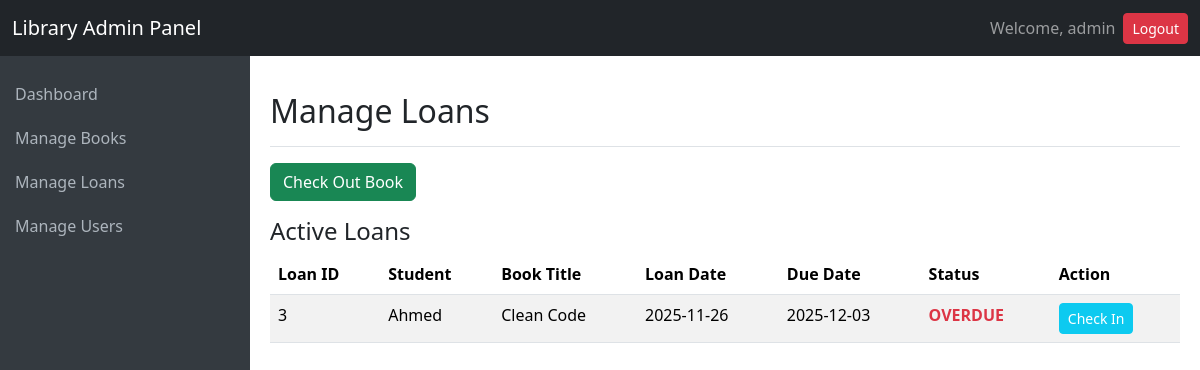
The app's page /admin/manage_loans.php (signed in) with its own data.
### tables this page shows
CREATE TABLE `loans` (
  `loan_id` int(11) NOT NULL,
  `book_id` int(11) NOT NULL,
  `user_id` int(11) NOT NULL,
  `loan_date` date NOT NULL,
  `due_date` date NOT NULL,
  `return_date` date DEFAULT NULL
);

CREATE TABLE `users` (
  `id` int(11) NOT NULL,
  `username` varchar(100) NOT NULL,
  `password` varchar(255) NOT NULL,
  `user_type` enum('admin','student') NOT NULL DEFAULT 'student',
  `name` varchar(255) NOT NULL,
  `email` varchar(255) DEFAULT NULL
);

CREATE TABLE `books` (
  `book_id` int(11) NOT NULL,
  `isbn` varchar(20) DEFAULT NULL,
  `title` varchar(255) NOT NULL,
  `author` varchar(255) DEFAULT NULL,
  `publication_year` year(4) DEFAULT NULL,
  `category` varchar(100) DEFAULT NULL,
  `total_copies` int(5) NOT NULL DEFAULT 1,
  `available_copies` int(5) NOT NULL DEFAULT 1
);

### admin/manage_loans.php (the view, shortened to what this page needs)
<?php
include 'layout_admin_top.php';
try {
    $sql_active_loans = "
        SELECT
            l.loan_id, l.loan_date, l.due_date, l.book_id,
            u.name as student_name,
            b.title as book_title
        FROM loans l
        JOIN users u ON l.user_id = u.id
        JOIN books b ON l.book_id = b.book_id
        WHERE l.return_date IS NULL
        ORDER BY l.due_date ASC";
    $stmt_loans = $pdo->query($sql_active_loans);
    $active_loans = $stmt_loans->fetchAll();
} catch (PDOException $e) {
    $db_error = "Error fetching data: " . $e->getMessage();
    $active_loans = [];
    $all_books = [];
    $all_students = [];
}
?>
<button type="button" class="btn btn-success mb-3" data-bs-toggle="modal" data-bs-target="#checkoutModal">
    Check Out Book
</button>
<h4>Active Loans</h4>
<div class="table-responsive">
    <table class="table table-striped table-hover">
        <thead>
            <tr>
                <th>Loan ID</th>
                <th>Student</th>
                <th>Book Title</th>
                <th>Loan Date</th>
                <th>Due Date</th>
                <th>Status</th>
                <th>Action</th>
            </tr>
        </thead>
        <tbody>
            <?php foreach ($active_loans as $loan): ?>
            <?php
                $status_class = 'text-success';
                $status_text = 'On Time';
                if (strtotime($loan['due_date']) < time()) {
                    $status_class = 'text-danger fw-bold';
                    $status_text = 'OVERDUE';
                }
            ?>
            <tr>
                <td><?php echo htmlspecialchars($loan['loan_id']); ?></td>
                <td><?php echo htmlspecialchars($loan['student_name']); ?></td>
                <td><?php echo htmlspecialchars($loan['book_title']); ?></td>
                <td><?php echo htmlspecialchars($loan['loan_date']); ?></td>
                <td><?php echo htmlspecialchars($loan['due_date']); ?></td>
                <td class="<?php echo $status_class; ?>"><?php echo $status_text; ?></td>
                <td>
                    <form method="POST" action="manage_loans.php" style="display:inline;" onsubmit="return confirm('Confirm book check-in?');">
                        <button type="submit" class="btn btn-sm btn-info text-white">Check In</button>
                    </form>
                </td>
            </tr>
            <?php endforeach; ?>
        </tbody>
    </table>
</div>
<?php
include 'layout_admin_bottom.php';
?>

### records on screen
loans: loan_id "3", user.name "Ahmed", book.title "Clean Code", loan_date "2025-11-26", due_date "2025-12-03", due_date "OVERDUE"

### other values on screen
$_SESSION['username'] "admin"
$page_title "Manage Loans"
